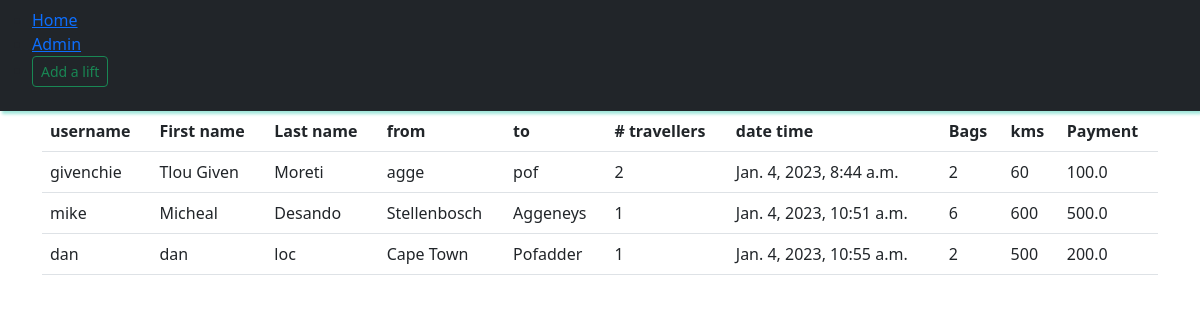
The page / on the database its author committed.
### lift/models.py (models this page shows)
class Lift(models.Model):
    username = models.CharField(max_length=20)
    first_name = models.CharField(max_length=30,default=None)
    last_name = models.CharField(max_length=30,default=None)
    from_location = models.CharField(choices=CHOICES,default=None,max_length=300)
    to_location = models.CharField(choices=CHOICES,default=None,max_length=300)
    leaving_with = models.IntegerField()
    date_time_of_leaving = models.DateTimeField()
    number_of_bags = models.IntegerField()
    estimated_kms = models.IntegerField()
    willing_to_pay =models.FloatField()

### lift/views.py (the view)
# urls.py: path('', views.index,name='index')
def index(request):
    lifts = Lift.objects.all()
    return render(request, 'lift/index.html', {'lifts':lifts})

### lift/templates/lift/index.html (shortened to what this page needs)
{% extends 'lift/base.html' %}
    {%block content %}
    <table class="table mb-2 " id="main-rows">
        <thead >
          <tr >
            <th scope="col">username</th>
            <th scope="col">First name</th>
            <th scope="col">Last name</th>
            <th scope="col">from</th>
            <th scope="col">to</th>
            <th scope="col"># travellers</th>
            <th scope="col">date time</th>
            <th scope="col">Bags</th>
            <th scope="col">kms</th>
            <th scope="col">Payment</th>
          </tr>
        </thead>
        <tbody>
            {% for lift in lifts %}
          <tr >
            <td>{{ lift.username}}</td>
            <td>{{ lift.first_name }}</td>
            <td>{{ lift.last_name }} </td>
            <td>{{ lift.from_location}} </td>
            <td>{{ lift.to_location}} </td>
            <td>{{ lift.leaving_with}} </td>
            <td>{{ lift.date_time_of_leaving }} </td>
            <td>{{ lift.number_of_bags }} </td>
            <td>{{lift.estimated_kms}}</td>
            <td>{{lift.willing_to_pay}}</td>
        </tr>
         {% endfor %}
        </tbody>
      </table>
</div>
{% endblock %}

### lift/templates/lift/base.html (shortened to what this page needs)
<!DOCTYPE html>
<html lang="en">
<head>
    <link rel="stylesheet" href="https://cdn.jsdelivr.net/npm/bootstrap@5.2.3/dist/css/bootstrap.min.css">
</head>
<body>
    {% include 'lift/header.html' %}
    <div class="container">
        {% block content %}{% endblock %}
</body>
</html>

### lift/templates/lift/header.html
<nav class="navbar navbar-dark bg-dark" style="box-shadow:2px 3px 3px rgb(160, 230, 218);">
    <div class="header">
    <ul>
        <li><a href="{% url 'index' %}">Home</a></li>
        <li><a href="/admin"> Admin</a></li>
        <li>
            <a href="" class="btn btn-outline-success btn-sm">Add a lift</a>
        </li>
    </ul>
    </div>
    </nav>

### rows shown on the page
Lift: username "givenchie", first_name "Tlou Given", last_name "Moreti", from_location "agge", to_location "pof", leaving_with "2", date_time_of_leaving "Jan. 4, 2023, 8:44 a.m.", number_of_bags "2", estimated_kms "60", willing_to_pay "100.0"
Lift: username "mike", first_name "Micheal", last_name "Desando", from_location "Stellenbosch", to_location "Aggeneys", leaving_with "1", date_time_of_leaving "Jan. 4, 2023, 10:51 a.m.", number_of_bags "6", estimated_kms "600", willing_to_pay "500.0"
Lift: username "dan", first_name "dan", last_name "loc", from_location "Cape Town", to_location "Pofadder", leaving_with "1", date_time_of_leaving "Jan. 4, 2023, 10:55 a.m.", number_of_bags "2", estimated_kms "500", willing_to_pay "200.0"
